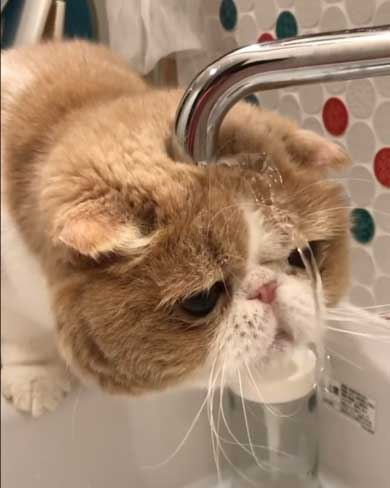
#> input picture image/data/miya_1808waterpupu09.jpg, 390 x 488 px; its folder holds 2 pictures in this run
$ jupyter execute imresize.ipynb
#> lines starting #> are read from the running program, lines starting #| are printed output that depends on the picture
[cell 1]
import os
import glob
from PIL import Image

### set folder for existing images
image_dir ='data'
### set new folder for resize images
new_dir = 'resize'

os.makedirs(new_dir, exist_ok=True)

files =  glob.glob(os.path.join(image_dir,'*.jpg'))

for f in files:
    img = Image.open(f)
#> img is the input picture: PIL image 390x488 RGB; mean R, G, B 164.6, 134.5, 109.5

    ftitle, fext = os.path.splitext(f)
    img_resize = img.resize((32, 32))
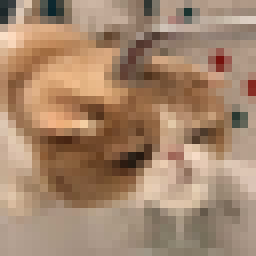
#> img_resize: PIL image 32x32 RGB (shown 8 times larger); mean R, G, B 164.7, 134.6, 109.6
    #ftitle, fext = os.path.splitext(f)
    ftitle, fext = os.path.splitext(f.split(os.sep)[-1])
    img_resize.save(os.path.join(new_dir, ftitle + '_32' + fext))
#> pass 2 of the loop `for f in files:`:
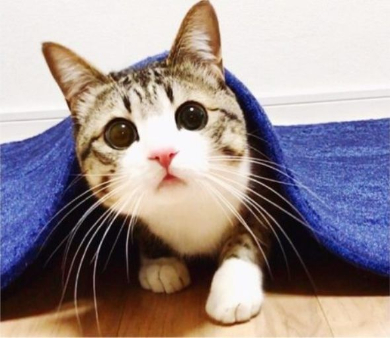
#> input picture image/data/ur170913_suzume01.jpg, 390 x 338 px
#> img is the input picture: PIL image 390x338 RGB; mean R, G, B 155.1, 142.7, 144.4
#> `img_resize = img.resize((32, 32))`:
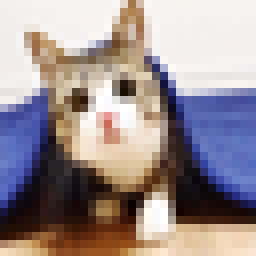
#> img_resize: PIL image 32x32 RGB (shown 8 times larger); mean R, G, B 155, 142.5, 144.3
